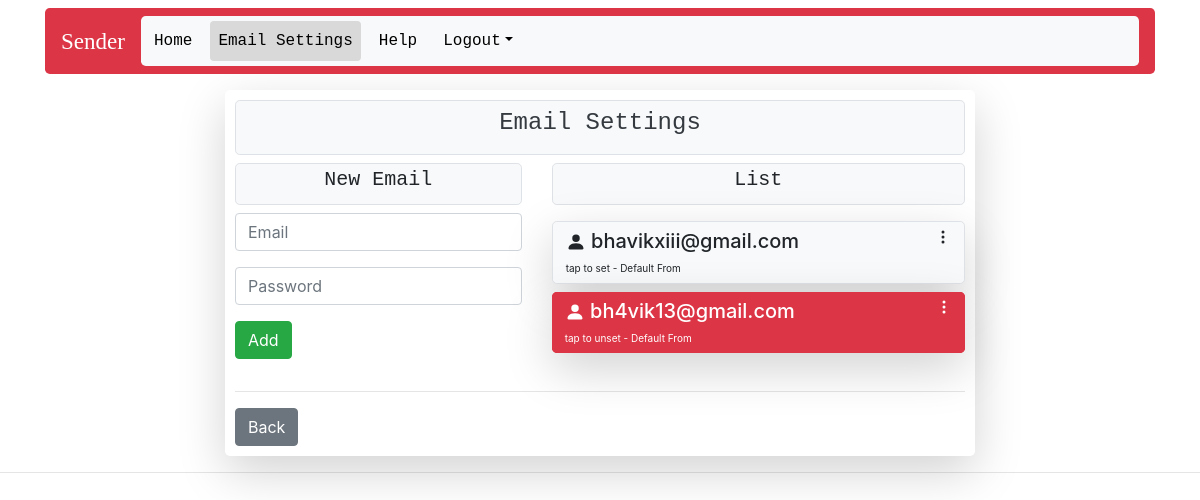
Screenshot of /set-user/ (signed in) with the database file from the repository.
### sendapp/models.py (models this page shows)
class EmailFromList(models.Model):
	user = models.ForeignKey(to=UserProfile, on_delete = models.CASCADE, null=True, blank=True)
	userEmail = models.EmailField(max_length = 200, blank = False, null = True)
	userPassword = models.CharField(max_length = 32, blank = False, null = True)
	isDefault = models.BooleanField(default = False)
	def __str__(self):
		return self.userEmail

### sendapp/decorators.py (the view)
		def wrapper_fun(request, *args, **kwargs):
			group = None
			if request.user.groups.exists():
				group = request.user.groups.all()[0].name
			if group in allowed_roles:
				return view_func(request, *args, **kwargs)
			else:
				return HttpResponse("you ain't authoizez where you wanna reach")

### sendapp/form.py
class EmailFromListForm(ModelForm):
	class Meta:
		model = EmailFromList
		fields = '__all__'
		exclude = ['user']
		widgets = {
      		'userPassword': forms.PasswordInput()
        }
	def __init__(self, *args, **kwargs):
		super(EmailFromListForm, self).__init__(*args, **kwargs)
		self.fields['userEmail'].widget.attrs['placeholder'] = 'Email'
		self.fields['userPassword'].widget.attrs['placeholder'] = 'Password'
		self.fields['userEmail'].label = ''
		self.fields['userPassword'].label = ''

### sendapp/views.py (called while the page is built, shortened)
@login_required(login_url='login')
@allowed_users(allowed_roles = ['user', 'admin'])
def EmailFromListView(request):
	u = UserProfile.objects.get(user = request.user)
	email_from_list = EmailFromList.objects.filter(user = u)
	form = EmailFromListForm()
	context = {
		'emailsetting' : 'active',
		'form' : form,
		'email_from_list' : email_from_list
	}
	return render(request, 'email_settings.html', context)

### templates/email_settings.html (shortened to what this page needs)
{% extends 'main.html' %}
{% load static %}
{% load crispy_forms_tags %}
{% block content %}
<div class="container d-flex justify-content-center">
<div class="flex-grow-1 rounded-lg shadow-lg ww">
	<div class="d-block bg-light text-dark text-monospace text-center border rounded-lg p-2">
		<h4>Email Settings</h4>
  	</div>
	<div class="row">
		<div class="col pt-2 ">
			<div class="border rounded-lg text-center text-monospace  bg-light p-1 mb-2">
				<h5>New Email</h5>
			</div>
    		<form method="POST" action="">
				{{ form.userEmail|as_crispy_field }}
				{{ form.userPassword|as_crispy_field }}
				<button type="submit" class="btn btn-success">Add</button>
			</form>
		</div>
		<div class="col-sm-7 pt-2">
			<div class="border rounded-lg text-center text-monospace bg-light p-1 mb-3">
				<h5>List</h5>
			</div>
	    	{% for email_from in email_from_list %}
				{% if email_from.isDefault == True %}
				<div class="btn-group bg-danger rounded-lg shadow-lg mb-2" align="center" style="width: 100%">
					<a href="{% url 'unset-default' email_from.id %}" class="btn btn-danger text-left rounded-lg border border-danger" style="width: 95%">
						<h5>
							<svg class="bi bi-person-fill" width="1em" height="1em" viewBox="0 0 16 16" fill="currentColor" xmlns="http://www.w3.org/2000/svg">
						  	<path fill-rule="evenodd" d="M3 14s-1 0-1-1 1-4 6-4 6 3 6 4-1 1-1 1H3zm5-6a3 3 0 1 0 0-6 3 3 0 0 0 0 6z"/>
							</svg>
							{{ email_from }}
						</h5>
						<font size=1.8rem>tap to unset - Default From</font>
					</a>
					<a href="{% url 'edit-email' email_from.id %}" class="btn btn-danger rounded-lg border border-danger">
						<svg class="bi bi-three-dots-vertical" width="1em" height="1em" viewBox="0 0 16 16" fill="currentColor" xmlns="http://www.w3.org/2000/svg">
							<path fill-rule="evenodd" d="M9.5 13a1.5 1.5 0 1 1-3 0 1.5 1.5 0 0 1 3 0zm0-5a1.5 1.5 0 1 1-3 0 1.5 1.5 0 0 1 3 0zm0-5a1.5 1.5 0 1 1-3 0 1.5 1.5 0 0 1 3 0z"/>
						</svg>
					</a>
				</div>
				{% else %}
				<div class="btn-group bg-light rounded-lg shadow-lg border mb-2" align="center" style="width: 100%">
					<a href="{% url 'default-email' email_from.id %}" class="btn btn-light text-left rounded-lg" style="width: 95%">
						<h5>
							<svg class="bi bi-person-fill" width="1em" height="1em" viewBox="0 0 16 16" fill="currentColor" xmlns="http://www.w3.org/2000/svg">
  							<path fill-rule="evenodd" d="M3 14s-1 0-1-1 1-4 6-4 6 3 6 4-1 1-1 1H3zm5-6a3 3 0 1 0 0-6 3 3 0 0 0 0 6z"/>
							</svg>
							{{ email_from }}
						</h5>
						<font size=1.8rem>tap to set - Default From</font>
					</a>
					<a href="{% url 'edit-email' email_from.id %}" class="btn btn-light rounded-lg">
						<svg class="bi bi-three-dots-vertical" width="1em" height="1em" viewBox="0 0 16 16" fill="currentColor" xmlns="http://www.w3.org/2000/svg">
							<path fill-rule="evenodd" d="M9.5 13a1.5 1.5 0 1 1-3 0 1.5 1.5 0 0 1 3 0zm0-5a1.5 1.5 0 1 1-3 0 1.5 1.5 0 0 1 3 0zm0-5a1.5 1.5 0 1 1-3 0 1.5 1.5 0 0 1 3 0z"/>
						</svg>
					</a>
				</div>
				{% endif %}
			{% endfor %}
		</div>
	</div>
	<hr>
	<a href="{% url 'home' %}" class="btn btn-secondary">Back</a>
</div>
</div>
{% endblock %}

### templates/email_settings.html (style rules this page uses)
.ww { max-width: 750px; padding: 10px }

### rows the page displays
EmailFromList: userEmail "bhavikxiii@gmail.com"
EmailFromList: userEmail "bh4vik13@gmail.com"
